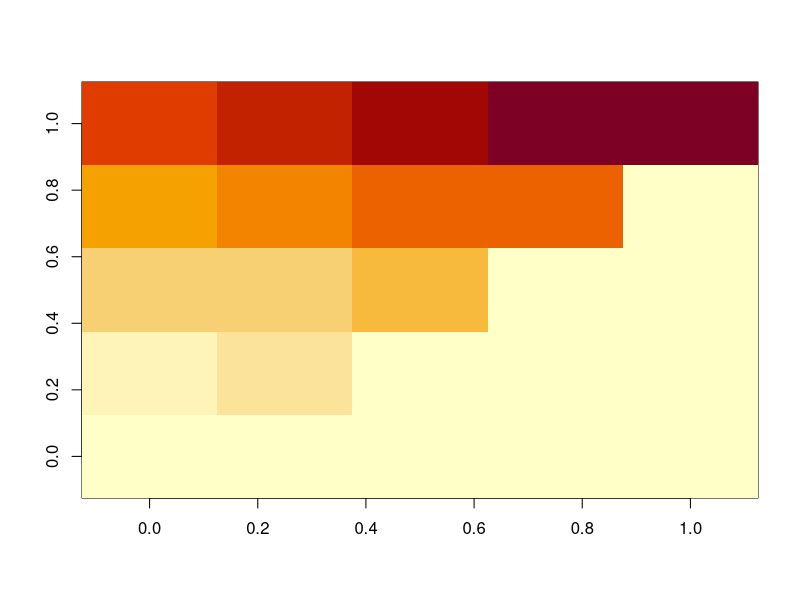

This chart was generated by the following R code:
#1
M=function (n) {y=n*(n+1)/2+1; return(y)} 
M(0:10)

#2
T=function (n) (3*n*n+3*n+2)/2
T(0:10)

#3
U=function (n,k) {d=k*n*(n-1)/2+1; return(d)}
U(1:10,3)

#4
k=1
zz = function(n) {Z=matrix(0,n,n);
for(i in 1:n){Z[i,1:i] = k:(k+i-1);k=i+k};return(Z)}
zz(5)

#5
A=matrix(c(1,4,5,3,6,2,3,4,6),3,3)
y=A
E=diag(1,3,3)
F=function (n) {if (n>1) {for (i in 2:n) {y=y%*%A}};
if (n<0) {for (i in n:0) {y=E%*%(1/A)}};
if (n==0) {y=E}; if (n==-1) {y=E/A};
if (n==1) {y=A};return(y)
}

F(-1)
F(0)
F(1)
F(2)
F(3)

#6
n = 5
T = function(n) (factorial(n)/(factorial(0:n)*factorial(n-0:n)))
for(i in 0:n) print(T(i))

#7
n=5
require(Matrix)
A=matrix(0,nrow=n,ncol=n)
A[col(A)==row(A)-1]=1:(n-1)
B=expm(A);B

#8
FF=zz(5)
image(t(FF))
